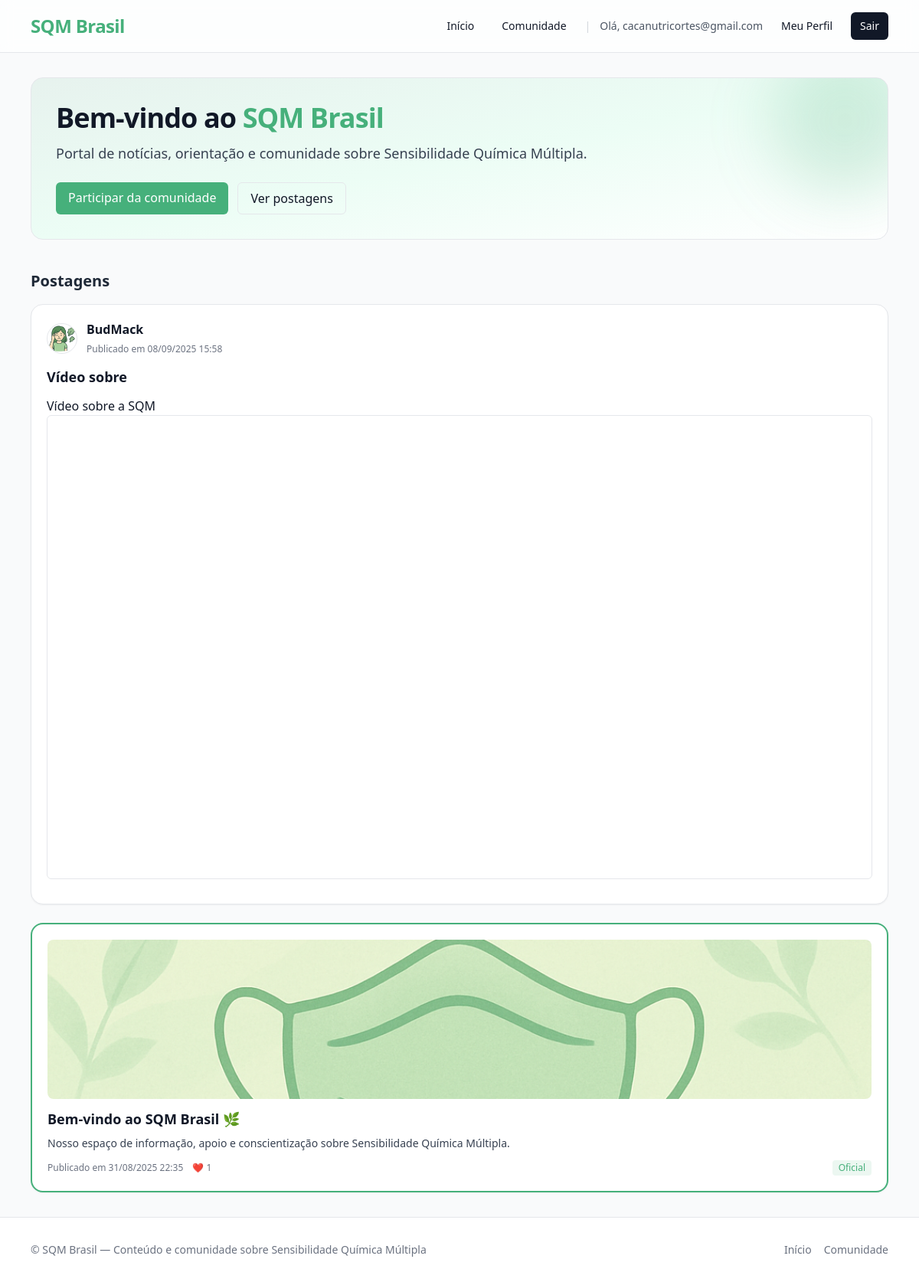
The app's page / (signed in) with its own data.
### core/models.py (models this page shows, shortened)
class UserPost(models.Model):
    user = models.ForeignKey(User, on_delete=models.CASCADE, related_name="user_posts")
    title = models.CharField(max_length=150)
    content = models.TextField()
    image = models.ImageField(upload_to="user_posts/", blank=True, null=True)
    embed_url = models.URLField("Link de vídeo (YouTube, Instagram, Facebook)", blank=True, null=True)
    created_at = models.DateTimeField(auto_now_add=True)
    is_approved = models.BooleanField(default=False)
    class Meta:
        ordering = ["-created_at"]
    def is_youtube(self):
        return self.embed_url and ("youtube.com" in self.embed_url or "youtu.be" in self.embed_url)
    def youtube_embed(self):
        if not self.embed_url:
            return None
        if "watch?v=" in self.embed_url:
            return self.embed_url.replace("watch?v=", "embed/")
        return self.embed_url

class Profile(models.Model):
    user = models.OneToOneField(User, on_delete=models.CASCADE, related_name="profile")
    avatar = models.ImageField(upload_to="avatars/", default="avatars/default.png")
    bio = models.TextField(max_length=300, blank=True)
    updated_at = models.DateTimeField(auto_now=True)

class Post(models.Model):
    title = models.CharField(max_length=200)
    slug = models.SlugField(unique=True)
    summary = models.TextField(blank=True)
    content = models.TextField()
    cover = models.ImageField(upload_to="posts/", blank=True, null=True)
    created_at = models.DateTimeField(auto_now_add=True)
    published = models.BooleanField(default=True)
    class Meta:
        ordering = ["-created_at"]

### core/views.py (the view)
# urls.py: path("", views.home, name="feed"),
def home(request):
    posts = Post.objects.filter(published=True).order_by("-created_at")
    user_posts = UserPost.objects.filter(is_approved=True).select_related("user").order_by("-created_at")
    combined = []
    for p in posts:
        combined.append({"type": "oficial", "obj": p})
    for up in user_posts:
        combined.append({"type": "usuario", "obj": up})
    combined_posts = sorted(combined, key=lambda x: x["obj"].created_at, reverse=True)
    return render(request, "core/home.html", {"combined_posts": combined_posts})

### core/templates/core/home.html (shortened to what this page needs)
{% extends "base.html" %}
{% load tz %}
{% block content %}
  <section class="relative overflow-hidden rounded-2xl border bg-gradient-to-br from-brand/10 via-emerald-50 to-white p-8 mb-10">
    <div class="max-w-3xl">
      <h1 class="text-3xl sm:text-4xl font-extrabold tracking-tight text-gray-900">
        Bem-vindo ao <span class="text-brand">SQM Brasil</span>
      </h1>
      <p class="mt-3 text-gray-700 text-lg">
        Portal de notícias, orientação e comunidade sobre Sensibilidade Química Múltipla.
      </p>
      <div class="mt-6 flex gap-3">
        <a href="/accounts/signup/" class="px-4 py-2 rounded-md bg-brand text-white hover:bg-brand-dark">
          Participar da comunidade
        </a>
        <a href="#feed" class="px-4 py-2 rounded-md border hover:bg-gray-50">
          Ver postagens
        </a>
      </div>
    </div>
    <div class="pointer-events-none absolute -right-10 -top-10 h-48 w-48 rounded-full bg-brand/20 blur-2xl"></div>
  </section>
  <h2 id="feed" class="mb-4 text-xl font-semibold text-gray-800">Postagens</h2>
  {% if combined_posts %}
    <div class="space-y-6">
      {% for item in combined_posts %}
        {% if item.type == "oficial" %}
          <article class="bg-white rounded-2xl border-2 border-brand shadow-sm p-5">
            {% if item.obj.cover %}
              <a href="{% url 'post_detail' slug=item.obj.slug %}">
                <img src="{{ item.obj.cover.url }}" alt="{{ item.obj.title }}" class="w-full h-52 object-cover rounded-lg mb-3">
              </a>
            {% endif %}
            <h3 class="text-lg font-bold">
              <a href="{% url 'post_detail' slug=item.obj.slug %}" class="hover:text-brand">{{ item.obj.title }}</a>
            </h3>
            {% if item.obj.summary %}
              <p class="mt-2 text-sm text-gray-700">{{ item.obj.summary }}</p>
            {% endif %}
            <div class="mt-3 text-xs text-gray-500 flex items-center gap-3">
              <span>Publicado em {{ item.obj.created_at|localtime|date:"d/m/Y H:i" }}</span>
              <span>❤️ {{ item.obj.likes.count }}</span>
              <span class="ml-auto px-2 py-0.5 text-xs bg-brand/10 text-brand rounded">Oficial</span>
            </div>
          </article>
        {% else %}
          <article class="bg-white rounded-2xl border border-gray-200 shadow-sm p-5">
            <div class="flex items-center gap-3 mb-3">
              <div class="h-10 w-10 rounded-full overflow-hidden border">
                {% if item.obj.user.profile.avatar %}
                  <img src="{{ item.obj.user.profile.avatar.url }}" alt="{{ item.obj.user.username }}" class="h-full w-full object-cover">
                {% else %}
                  <div class="h-full w-full flex items-center justify-center bg-gray-100 text-gray-500">?</div>
                {% endif %}
              </div>
              <div>
                <span class="font-semibold">{{ item.obj.user.get_full_name|default:item.obj.user.username }}</span><br>
                <span class="text-xs text-gray-500">Publicado em {{ item.obj.created_at|localtime|date:"d/m/Y H:i" }}</span>
              </div>
            </div>
            <h3 class="text-lg font-semibold mb-2">{{ item.obj.title }}</h3>
            <p class="text-gray-700 mb-3">{{ item.obj.content|linebreaks|truncatewords:50 }}</p>
            {% if item.obj.embed_url %}
              {% if item.obj.is_youtube %}
                <div class="aspect-video mb-3">
                  <iframe class="w-full h-full rounded-md border"
                          src="{{ item.obj.youtube_embed }}"
                          frameborder="0" allowfullscreen></iframe>
                </div>
              {% elif item.obj.is_instagram %}
                <blockquote class="instagram-media" data-instgrm-permalink="{{ item.obj.embed_url }}"></blockquote>
                <script async src="//www.instagram.com/embed.js"></script>
              {% elif item.obj.is_facebook %}
                <div id="fb-root"></div>
                <script async defer src="https://connect.facebook.net/pt_BR/sdk.js#xfbml=1&version=v17.0"></script>
                <div class="fb-post" data-href="{{ item.obj.embed_url }}"></div>
              {% else %}
                <a href="{{ item.obj.embed_url }}" target="_blank" class="text-brand underline">Ver vídeo</a>
              {% endif %}
            {% endif %}
          </article>
        {% endif %}
      {% endfor %}
    </div>
  {% else %}
    <div class="bg-white border rounded-xl p-8 text-center text-gray-600 mb-12">
      Ainda não há postagens.
    </div>
  {% endif %}
{% endblock %}

### core/templates/base.html (shortened to what this page needs)
<!DOCTYPE html>
<html lang="pt-br">
<head>
  <script src="https://cdn.tailwindcss.com"></script>
</head>
<body class="bg-gray-50 text-gray-900 selection:bg-brand/20 selection:text-gray-900">
  <header class="border-b bg-white/90 backdrop-blur supports-[backdrop-filter]:bg-white/70">
    <div class="max-w-6xl mx-auto px-4 py-4 flex items-center justify-between">
      <a href="/" class="text-2xl font-extrabold tracking-tight text-brand hover:text-brand-dark">SQM Brasil</a>
      <nav class="flex items-center gap-3 text-sm">
        <a href="/" class="px-3 py-2 rounded-md hover:bg-gray-100">Início</a>
        <a href="{% url 'profiles_list' %}" class="px-3 py-2 rounded-md hover:bg-gray-100">Comunidade</a>
        {% if user.is_authenticated %}
          <span class="hidden sm:inline text-gray-300">|</span>
          <span class="hidden sm:inline text-gray-600">Olá, {{ user.email|default:user.get_username }}</span>
          <a href="{% url 'profile' username=user.username %}" class="px-3 py-2 rounded-md hover:bg-gray-100">
            Meu Perfil
          </a>
          <a href="{% url 'account_logout' %}" class="px-3 py-2 rounded-md bg-gray-900 text-white hover:bg-gray-800">
            Sair
          </a>
        {% else %}
          <a href="{% url 'account_login' %}" class="px-3 py-2 rounded-md hover:bg-gray-100">Entrar</a>
          <a href="{% url 'account_signup' %}" class="px-3 py-2 rounded-md bg-brand text-white hover:bg-brand-dark">
            Cadastrar
          </a>
        {% endif %}
      </nav>
    </div>
  </header>
  <main class="max-w-6xl mx-auto px-4 py-8">
    {% block content %}{% endblock %}
  </main>
  <footer class="border-t bg-white">
    <div class="max-w-6xl mx-auto px-4 py-8 text-sm text-gray-500 flex flex-col sm:flex-row items-center justify-between gap-3">
      <span>© {{ now|date:"Y" }} SQM Brasil — Conteúdo e comunidade sobre Sensibilidade Química Múltipla</span>
      <nav class="flex gap-4 text-sm">
        <a href="/" class="hover:text-brand">Início</a>
        <a href="{% url 'profiles_list' %}" class="hover:text-brand">Comunidade</a>
      </nav>
    </div>
  </footer>
</body>
</html>

### records on screen
UserPost: obj.user.profile.avatar (picture), obj.user.get_full_name "BudMack", obj.created_at "08/09/2025 15:58", obj "Vídeo sobre", obj.content "Vídeo sobre a SQM"
Post: obj.cover (picture), obj "Bem-vindo ao SQM Brasil 🌿", obj.summary "Nosso espaço de informação, apoio e conscientização sobre Sensibilidade Química Múltipla.", obj.created_at "31/08/2025 22:35", obj.likes.count "1"

### other values on screen
{{ user.email|default:user.get_username }} "cacanutricortes@gmail.com"
